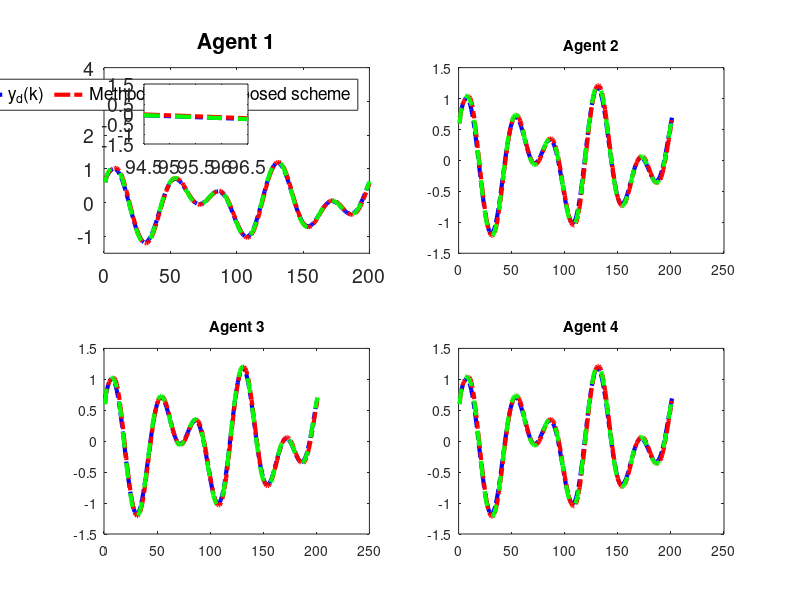

Write MATLAB code to recreate this figure.
clc; clear;

% Common Parameters
rho = 7.5;            % Gain for control response
eta = 1;              % Adaptive update speed
lamda = 350;          % Model-free parameter
mu = 0.005;           % Adaptive parameter
epsilon = 1e-5;       % Stability threshold
alpha = 15;           % Smoothing factor for error dynamics
T = 0.1;              % Sampling time
m = 200;              % Time steps
rT = 1024;            % Sample rate
font_size = 14;

% Method 1 (MFAC + SMC) Parameters
gamma1_m1 = 0.45;     % Control gains
gamma2_m1 = 0.15;
gamma3_m1 = 0.45;
gamma4_m1 = 0.15;
beta_m1 = 10;         % Sliding mode coefficient
sigma_m1 = 95;        % Sliding mode parameter
tau_m1 = 1e-5;        % Damping term
n_m1 = 600;           % Data size for Method 1
a_m1 = 0.5;           % Plant parameter
ff_gain_m1 = 0.45;    % Feedforward gain

% Method 2 (MFAC only) Parameters
gamma1_m2 = 0;        % Disable SMC
gamma2_m2 = 0;
gamma3_m2 = 0;
gamma4_m2 = 0;
n_m2 = 1024;          % Data size for Method 2
a_m2 = 0.8;           % Plant parameter
ff_gain_m2 = 0.25;     % Feedforward gain

% Nonlinearity coefficients (same for both methods)
nonlinearity1 = 0.03;
nonlinearity2 = 0.01;
nonlinearity3 = 0.02;
nonlinearity4 = 0.01;

% Initialization for both methods
phi1_m1 = zeros(m+1,1); phi2_m1 = zeros(m+1,1); phi3_m1 = zeros(m+1,1); phi4_m1 = zeros(m+1,1);
mfa1_m1 = zeros(m+1,1); mfa2_m1 = zeros(m+1,1); mfa3_m1 = zeros(m+1,1); mfa4_m1 = zeros(m+1,1);
sm1_m1 = zeros(m,1); sm2_m1 = zeros(m,1); sm3_m1 = zeros(m,1); sm4_m1 = zeros(m,1);
y1_m1 = zeros(m+1,1); y2_m1 = zeros(m+1,1); y3_m1 = zeros(m+1,1); y4_m1 = zeros(m+1,1);
u1_m1 = zeros(m,1); u2_m1 = zeros(m,1); u3_m1 = zeros(m,1); u4_m1 = zeros(m,1);
xi1_m1 = zeros(m,1); xi2_m1 = zeros(m,1); xi3_m1 = zeros(m,1); xi4_m1 = zeros(m,1);
s1_m1 = zeros(m,1); s2_m1 = zeros(m,1); s3_m1 = zeros(m,1); s4_m1 = zeros(m,1);

phi1_m2 = zeros(m+1,1); phi2_m2 = zeros(m+1,1); phi3_m2 = zeros(m+1,1); phi4_m2 = zeros(m+1,1);
mfa1_m2 = zeros(m+1,1); mfa2_m2 = zeros(m+1,1); mfa3_m2 = zeros(m+1,1); mfa4_m2 = zeros(m+1,1);
y1_m2 = zeros(m+1,1); y2_m2 = zeros(m+1,1); y3_m2 = zeros(m+1,1); y4_m2 = zeros(m+1,1);
u1_m2 = zeros(m,1); u2_m2 = zeros(m,1); u3_m2 = zeros(m,1); u4_m2 = zeros(m,1);
xi1_m2 = zeros(m,1); xi2_m2 = zeros(m,1); xi3_m2 = zeros(m,1); xi4_m2 = zeros(m,1);

yd = zeros(m+1,1);

% Desired signal (Reference trajectory)
for k = 1:m+1
    yd(k) = 0.6 * sin(0.05 * pi * k) + 0.6 * cos(0.03 * pi * k);
    % yd(k) = 0.6; % Time-invariant constant reference signalx
end

% Method 1 (MFAC + SMC) Simulation
for k = 1:m
    % Adaptive Gain update
    if k == 1
        phi1_m1(k) = 4.0; phi2_m1(k) = 4.0; phi3_m1(k) = 4.0; phi4_m1(k) = 4.0;
    elseif k == 2
        phi1_m1(k) = phi1_m1(k-1) + (eta * u1_m1(k-1) / (mu + u1_m1(k-1)^2)) * (y1_m1(k) - phi1_m1(k-1)*u1_m1(k-1));
        phi2_m1(k) = phi2_m1(k-1) + (eta * u2_m1(k-1) / (mu + u2_m1(k-1)^2)) * (y2_m1(k) - phi2_m1(k-1)*u2_m1(k-1));
        phi3_m1(k) = phi3_m1(k-1) + (eta * u3_m1(k-1) / (mu + u3_m1(k-1)^2)) * (y3_m1(k) - phi3_m1(k-1)*u3_m1(k-1));
        phi4_m1(k) = phi4_m1(k-1) + (eta * u4_m1(k-1) / (mu + u4_m1(k-1)^2)) * (y4_m1(k) - phi4_m1(k-1)*u4_m1(k-1));
    else
        phi1_m1(k) = phi1_m1(k-1) + (eta * (u1_m1(k-1) - u1_m1(k-2)) / (mu + (u1_m1(k-1) - u1_m1(k-2))^2)) * (y1_m1(k) - y1_m1(k-1) - phi1_m1(k-1) * (u1_m1(k-1) - u1_m1(k-2)));
        phi2_m1(k) = phi2_m1(k-1) + (eta * (u2_m1(k-1) - u2_m1(k-2)) / (mu + (u2_m1(k-1) - u2_m1(k-2))^2)) * (y2_m1(k) - y2_m1(k-1) - phi2_m1(k-1) * (u2_m1(k-1) - u2_m1(k-2)));
        phi3_m1(k) = phi3_m1(k-1) + (eta * (u3_m1(k-1) - u3_m1(k-2)) / (mu + (u3_m1(k-1) - u3_m1(k-2))^2)) * (y3_m1(k) - y3_m1(k-1) - phi3_m1(k-1) * (u3_m1(k-1) - u3_m1(k-2)));
        phi4_m1(k) = phi4_m1(k-1) + (eta * (u4_m1(k-1) - u4_m1(k-2)) / (mu + (u4_m1(k-1) - u4_m1(k-2))^2)) * (y4_m1(k) - y4_m1(k-1) - phi4_m1(k-1) * (u4_m1(k-1) - u4_m1(k-2)));
    end

    % Stability protection
    if k > 2 && (abs(phi1_m1(k)) <= epsilon || abs(u1_m1(k-1) - u1_m1(k-2)) <= epsilon || sign(phi1_m1(k)) ~= sign(phi1_m1(1)))
        phi1_m1(k) = phi1_m1(1);
    end
    if k > 2 && (abs(phi2_m1(k)) <= epsilon || abs(u2_m1(k-1) - u2_m1(k-2)) <= epsilon || sign(phi2_m1(k)) ~= sign(phi2_m1(1)))
        phi2_m1(k) = phi2_m1(1);
    end
    if k > 2 && (abs(phi3_m1(k)) <= epsilon || abs(u3_m1(k-1) - u3_m1(k-2)) <= epsilon || sign(phi3_m1(k)) ~= sign(phi3_m1(1)))
        phi3_m1(k) = phi3_m1(1);
    end
    if k > 2 && (abs(phi4_m1(k)) <= epsilon || abs(u4_m1(k-1) - u4_m1(k-2)) <= epsilon || sign(phi4_m1(k)) ~= sign(phi4_m1(1)))
        phi4_m1(k) = phi4_m1(1);
    end

    % Error dynamics
    xi1_m1(k) = yd(k) - 2*y1_m1(k) + y4_m1(k);
    xi2_m1(k) = y1_m1(k) - 2*y2_m1(k) + y3_m1(k);
    xi3_m1(k) = y2_m1(k) + yd(k) - 2*y3_m1(k);
    xi4_m1(k) = y1_m1(k) + y3_m1(k) - 2*y4_m1(k);

    % Sliding surfaces
    if k == 1
        s1_m1(k) = 0; s2_m1(k) = 0; s3_m1(k) = 0; s4_m1(k) = 0;
    else
        s1_m1(k) = alpha * xi1_m1(k) - xi1_m1(k-1);
        s2_m1(k) = alpha * xi2_m1(k) - xi2_m1(k-1);
        s3_m1(k) = alpha * xi3_m1(k) - xi3_m1(k-1);
        s4_m1(k) = alpha * xi4_m1(k) - xi4_m1(k-1);
    end

    % MFAC updates
    if k == 1
        mfa1_m1(k) = 0; mfa2_m1(k) = 0; mfa3_m1(k) = 0; mfa4_m1(k) = 0;
    else
        mfa1_m1(k) = mfa1_m1(k-1) + (rho * phi1_m1(k)) / (lamda + abs(phi1_m1(k)^2)) * xi1_m1(k);
        mfa2_m1(k) = mfa2_m1(k-1) + (rho * phi2_m1(k)) / (lamda + abs(phi2_m1(k)^2)) * xi2_m1(k);
        mfa3_m1(k) = mfa3_m1(k-1) + (rho * phi3_m1(k)) / (lamda + abs(phi3_m1(k)^2)) * xi3_m1(k);
        mfa4_m1(k) = mfa4_m1(k-1) + (rho * phi4_m1(k)) / (lamda + abs(phi4_m1(k)^2)) * xi4_m1(k);
    end

    % SMC updates
    if k == 1
        sm1_m1(k) = 0; sm2_m1(k) = 0; sm3_m1(k) = 0; sm4_m1(k) = 0;
    else
        sm1_m1(k) = sm1_m1(k-1) + (beta_m1 * phi1_m1(k)) / (sigma_m1 + (phi1_m1(k))^2) * ...
            ( (xi1_m1(k) + (y4_m1(k) - y4_m1(k-1)) + (yd(k+1) - yd(k))) / (1 + 1) ...
            - (xi1_m1(k)) / (alpha * 2) + tau_m1 * sign(s1_m1(k)) );
        sm2_m1(k) = sm2_m1(k-1) + (beta_m1 * phi2_m1(k)) / (sigma_m1 + (phi2_m1(k))^2) * ...
            ( (xi2_m1(k) + (y1_m1(k) - y1_m1(k-1)) + (y3_m1(k) - y3_m1(k-1))) / (1 + 1) ...
            - (xi2_m1(k)) / (alpha * 2) + tau_m1 * sign(s2_m1(k)) );
        sm3_m1(k) = sm3_m1(k-1) + (beta_m1 * phi3_m1(k)) / (sigma_m1 + (phi3_m1(k))^2) * ...
            ( (xi3_m1(k) + (y2_m1(k) - y2_m1(k-1)) + (yd(k+1) - yd(k))) / (1 + 1) ...
            - (xi3_m1(k)) / (alpha * 2) + tau_m1 * sign(s3_m1(k)) );
        sm4_m1(k) = sm4_m1(k-1) + (beta_m1 * phi4_m1(k)) / (sigma_m1 + (phi4_m1(k))^2) * ...
            ( (xi4_m1(k) + (y1_m1(k) - y1_m1(k-1)) + (y3_m1(k) - y3_m1(k-1))) / (1 + 1) ...
            - (xi4_m1(k)) / (alpha * 2) + tau_m1 * sign(s4_m1(k)) );
    end

    % Control signal
    if k == 1
        u1_m1(k) = 0.01; u2_m1(k) = 0.01; u3_m1(k) = 0.01; u4_m1(k) = 0.01;
    else
        u1_m1(k) = mfa1_m1(k) + gamma1_m1 * sm1_m1(k);
        u2_m1(k) = mfa2_m1(k) + gamma2_m1 * sm2_m1(k);
        u3_m1(k) = mfa3_m1(k) + gamma3_m1 * sm3_m1(k);
        u4_m1(k) = mfa4_m1(k) + gamma4_m1 * sm4_m1(k);
    end
    if k == 1
        y1_m1(k) = 0.6; y2_m1(k) = 0.6; y3_m1(k) = 0.6; y4_m1(k) = 0.6;
    end

    % Plant model update
    b1_m1 = 1.2 * n_m1 / (rT * 0.2);
    b2_m1 = 1.2 * n_m1 / (rT * 0.2);
    b3_m1 = 1.2 * n_m1 / (rT * 0.2);
    b4_m1 = 1.2 * n_m1 / (rT * 0.2);
    y1_m1(k+1) = a_m1 * y1_m1(k) + b1_m1 * u1_m1(k) - nonlinearity1 * y1_m1(k)^3 + ff_gain_m1;
    y2_m1(k+1) = a_m1 * y2_m1(k) + b2_m1 * u2_m1(k) - nonlinearity2 * y2_m1(k)^2 + ff_gain_m1;
    y3_m1(k+1) = a_m1 * y3_m1(k) + b3_m1 * u3_m1(k) - nonlinearity3 * y3_m1(k)^3 + ff_gain_m1;
    y4_m1(k+1) = a_m1 * y4_m1(k) + b4_m1 * u4_m1(k) - nonlinearity4 * y4_m1(k)^2 + ff_gain_m1;
end

% Method 2 (MFAC only) Simulation
for k = 1:m
    % Adaptive Gain update
    if k == 1
        phi1_m2(k) = 4.0; phi2_m2(k) = 4.0; phi3_m2(k) = 4.0; phi4_m2(k) = 4.0;
    elseif k == 2
        phi1_m2(k) = phi1_m2(k-1) + (eta * u1_m2(k-1) / (mu + u1_m2(k-1)^2)) * (y1_m2(k) - phi1_m2(k-1)*u1_m2(k-1));
        phi2_m2(k) = phi2_m2(k-1) + (eta * u2_m2(k-1) / (mu + u2_m2(k-1)^2)) * (y2_m2(k) - phi2_m2(k-1)*u2_m2(k-1));
        phi3_m2(k) = phi3_m2(k-1) + (eta * u3_m2(k-1) / (mu + u3_m2(k-1)^2)) * (y3_m2(k) - phi3_m2(k-1)*u3_m2(k-1));
        phi4_m2(k) = phi4_m2(k-1) + (eta * u4_m2(k-1) / (mu + u4_m2(k-1)^2)) * (y4_m2(k) - phi4_m2(k-1)*u4_m2(k-1));
    else
        phi1_m2(k) = phi1_m2(k-1) + (eta * (u1_m2(k-1) - u1_m2(k-2)) / (mu + (u1_m2(k-1) - u1_m2(k-2))^2)) * (y1_m2(k) - y1_m2(k-1) - phi1_m2(k-1) * (u1_m2(k-1) - u1_m2(k-2)));
        phi2_m2(k) = phi2_m2(k-1) + (eta * (u2_m2(k-1) - u2_m2(k-2)) / (mu + (u2_m2(k-1) - u2_m2(k-2))^2)) * (y2_m2(k) - y2_m2(k-1) - phi2_m2(k-1) * (u2_m2(k-1) - u2_m2(k-2)));
        phi3_m2(k) = phi3_m2(k-1) + (eta * (u3_m2(k-1) - u3_m2(k-2)) / (mu + (u3_m2(k-1) - u3_m2(k-2))^2)) * (y3_m2(k) - y3_m2(k-1) - phi3_m2(k-1) * (u3_m2(k-1) - u3_m2(k-2)));
        phi4_m2(k) = phi4_m2(k-1) + (eta * (u4_m2(k-1) - u4_m2(k-2)) / (mu + (u4_m2(k-1) - u4_m2(k-2))^2)) * (y4_m2(k) - y4_m2(k-1) - phi4_m2(k-1) * (u4_m2(k-1) - u4_m2(k-2)));
    end

    % Stability protection
    if k > 2 && (abs(phi1_m2(k)) <= epsilon || abs(u1_m2(k-1) - u1_m2(k-2)) <= epsilon || sign(phi1_m2(k)) ~= sign(phi1_m2(1)))
        phi1_m2(k) = phi1_m2(1);
    end
    if k > 2 && (abs(phi2_m2(k)) <= epsilon || abs(u2_m2(k-1) - u2_m2(k-2)) <= epsilon || sign(phi2_m2(k)) ~= sign(phi2_m2(1)))
        phi2_m2(k) = phi2_m2(1);
    end
    if k > 2 && (abs(phi3_m2(k)) <= epsilon || abs(u3_m2(k-1) - u3_m2(k-2)) <= epsilon || sign(phi3_m2(k)) ~= sign(phi3_m2(1)))
        phi3_m2(k) = phi3_m2(1);
    end
    if k > 2 && (abs(phi4_m2(k)) <= epsilon || abs(u4_m2(k-1) - u4_m2(k-2)) <= epsilon || sign(phi4_m2(k)) ~= sign(phi4_m2(1)))
        phi4_m2(k) = phi4_m2(1);
    end

    % Error dynamics
    xi1_m2(k) = yd(k) - 2*y1_m2(k) + y4_m2(k);
    xi2_m2(k) = y1_m2(k) - 2*y2_m2(k) + y3_m2(k);
    xi3_m2(k) = y2_m2(k) + yd(k) - 2*y3_m2(k);
    xi4_m2(k) = y1_m2(k) + y3_m2(k) - 2*y4_m2(k);

    % MFAC updates
    if k == 1
        mfa1_m2(k) = 0; mfa2_m2(k) = 0; mfa3_m2(k) = 0; mfa4_m2(k) = 0;
    else
        mfa1_m2(k) = mfa1_m2(k-1) + (rho * phi1_m2(k)) / (lamda + abs(phi1_m2(k)^2)) * xi1_m2(k);
        mfa2_m2(k) = mfa2_m2(k-1) + (rho * phi2_m2(k)) / (lamda + abs(phi2_m2(k)^2)) * xi2_m2(k);
        mfa3_m2(k) = mfa3_m2(k-1) + (rho * phi3_m2(k)) / (lamda + abs(phi3_m2(k)^2)) * xi3_m2(k);
        mfa4_m2(k) = mfa4_m2(k-1) + (rho * phi4_m2(k)) / (lamda + abs(phi4_m2(k)^2)) * xi4_m2(k);
    end

    % Control signal
    if k == 1
        u1_m2(k) = 0.01; u2_m2(k) = 0.01; u3_m2(k) = 0.01; u4_m2(k) = 0.01;
    else
        u1_m2(k) = mfa1_m2(k);
        u2_m2(k) = mfa2_m2(k);
        u3_m2(k) = mfa3_m2(k);
        u4_m2(k) = mfa4_m2(k);
    end
    if k == 1
        y1_m2(k) = 0.6; y2_m2(k) = 0.6; y3_m2(k) = 0.6; y4_m2(k) = 0.6;
    end

    % Plant model update
    b1_m2 = 1.2 * n_m2 / (rT * 0.2);
    b2_m2 = 1.2 * n_m2 / (rT * 0.2);
    b3_m2 = 1.2 * n_m2 / (rT * 0.2);
    b4_m2 = 1.2 * n_m2 / (rT * 0.2);
    y1_m2(k+1) = a_m2 * y1_m2(k) + b1_m2 * u1_m2(k) - nonlinearity1 * y1_m2(k)^3 + ff_gain_m2;
    y2_m2(k+1) = a_m2 * y2_m2(k) + b2_m2 * u2_m2(k) - nonlinearity2 * y2_m2(k)^2 + ff_gain_m2;
    y3_m2(k+1) = a_m2 * y3_m2(k) + b3_m2 * u3_m2(k) - nonlinearity3 * y3_m2(k)^3 + ff_gain_m2;
    y4_m2(k+1) = a_m2 * y4_m2(k) + b4_m2 * u4_m2(k) - nonlinearity4 * y4_m2(k)^2 + ff_gain_m2;
end

% Calculate MSE for both methods
mse_xi1_m1 = mean(xi1_m1.^2); mse_xi2_m1 = mean(xi2_m1.^2);
mse_xi3_m1 = mean(xi3_m1.^2); mse_xi4_m1 = mean(xi4_m1.^2);
mse_xi1_m2 = mean(xi1_m2.^2); mse_xi2_m2 = mean(xi2_m2.^2);
mse_xi3_m2 = mean(xi3_m2.^2); mse_xi4_m2 = mean(xi4_m2.^2);

% Print MSE values
fprintf('Method 1 (MFAC + SMC) MSE:\n');
fprintf('xi1: %.10e\n', mse_xi1_m1);
fprintf('xi2: %.10e\n', mse_xi2_m1);
fprintf('xi3: %.10e\n', mse_xi3_m1);
fprintf('xi4: %.10e\n\n', mse_xi4_m1);
fprintf('Method 2 (MFAC only) MSE:\n');
fprintf('xi1: %.10e\n', mse_xi1_m2);
fprintf('xi2: %.10e\n', mse_xi2_m2);
fprintf('xi3: %.10e\n', mse_xi3_m2);
fprintf('xi4: %.10e\n\n', mse_xi4_m2);

% Time vector
t = 1:m+1; t_err = 1:m;

% Plot outputs (y1, y2, y3, y4) for both methods
figure('Position', [100, 100, 1450, 800]);
zoom_x_start = 94.5; % Start of zoomed x-range
zoom_x_end = 96.5; % End of zoomed x-range
for i = 1:4
    subplot(2, 2, i);
    plot(t, yd, '-.b', 'LineWidth', 3); hold on;
    if i == 1
        plot(t, y1_m2, '-.r', 'LineWidth', 3);
        plot(t, y1_m1, '--g', 'LineWidth', 3);
        
        title('Agent 1'); grid off;
        legend('y_d(k)',  'Method[1]','Proposed scheme','orientation', 'horizontal');
        set(gca, 'FontSize', font_size);
        xlim([0 m]); % X-axis starts from 0
        ylim([-1.5 4]); % Y-axis limits for Agent 1


        axes('Position', [0.18,0.76,0.13,0.10]);
        box on; hold on;
        plot(t, yd, '-.b', 'LineWidth', 3)
        plot(t, y1_m2, '-.r', 'LineWidth', 3);
        plot(t, y1_m1, '--g', 'LineWidth', 3);
        xlim([zoom_x_start zoom_x_end]);
        % yticks([-0.4,0,0.2]);
        set(gca, 'FontSize', font_size);

        
        
    elseif i == 2
        plot(t, y2_m2, '-.r', 'LineWidth', 3);
        plot(t, y2_m1, '--g', 'LineWidth', 3);

        title('Agent 2');
    elseif i == 3
        plot(t, y3_m2, '-.r', 'LineWidth', 3);
        plot(t, y3_m1, '--g', 'LineWidth', 3);

        title('Agent 3');
    else
        plot(t, y4_m2, '-.r', 'LineWidth', 3);
        plot(t, y4_m1, '--g', 'LineWidth', 3);

        title('Agent 4');
    end
    % grid off;
    % legend('y_d(k)',  'y (MFAC only)','y (MFAC + SMC)', 'Orientation', 'horizontal');
    % set(gca, 'FontSize', font_size);

end

% Plot error dynamics (xi1, xi2, xi3, xi4) for both methods
% figure('Position', [100, 100, 1500, 750]);
% for i = 1:4
%     subplot(2, 2, i);
%     if i == 1
%         plot(t_err, xi1_m1, '-.g', 'LineWidth', 2.5); hold on;
%         plot(t_err, xi1_m2, '-b', 'LineWidth', 2.5);
%         title('Error Dynamics \xi_1(k)');
%     elseif i == 2
%         plot(t_err, xi2_m1, '-.g', 'LineWidth', 2.5); hold on;
%         plot(t_err, xi2_m2, '-b', 'LineWidth', 2.5);
%         title('Error Dynamics \xi_2(k)');
%     elseif i == 3
%         plot(t_err, xi3_m1, '-.g', 'LineWidth', 2.5); hold on;
%         plot(t_err, xi3_m2, '-b', 'LineWidth', 2.5);
%         title('Error Dynamics \xi_3(k)');
%     else
%         plot(t_err, xi4_m1, '-.g', 'LineWidth', 2.5); hold on;
%         plot(t_err, xi4_m2, '-b', 'LineWidth', 2.5);
%         title('Error Dynamics \xi_4(k)');
%     end
%     grid off;
%     legend('\xi (MFAC + SMC)', '\xi (MFAC only)', 'Orientation', 'horizontal');
%     set(gca, 'FontSize', font_size);
%     xlim([0 m]);
%     ylim([-2 5]);
% end
